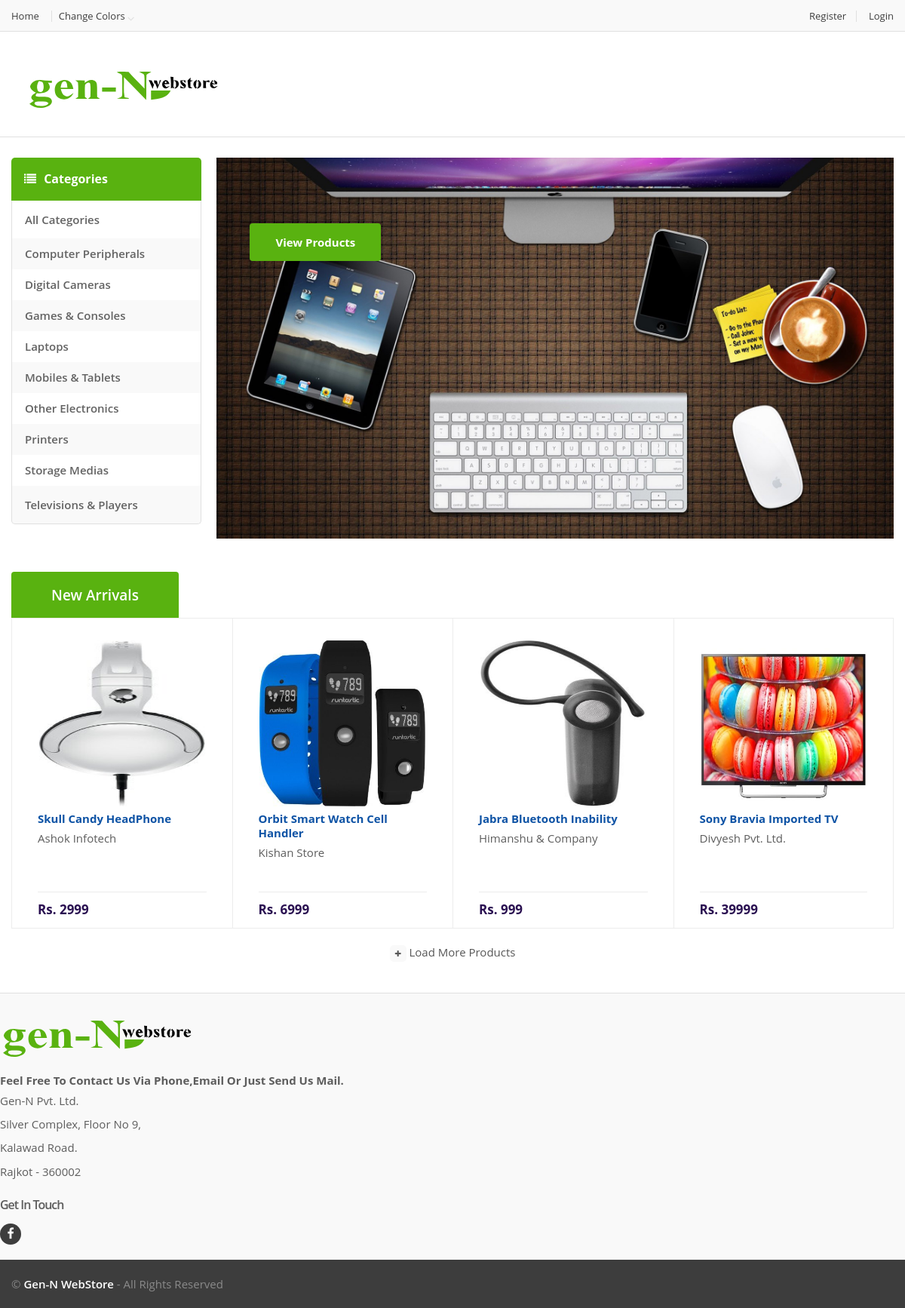
Before: / with the older database file.
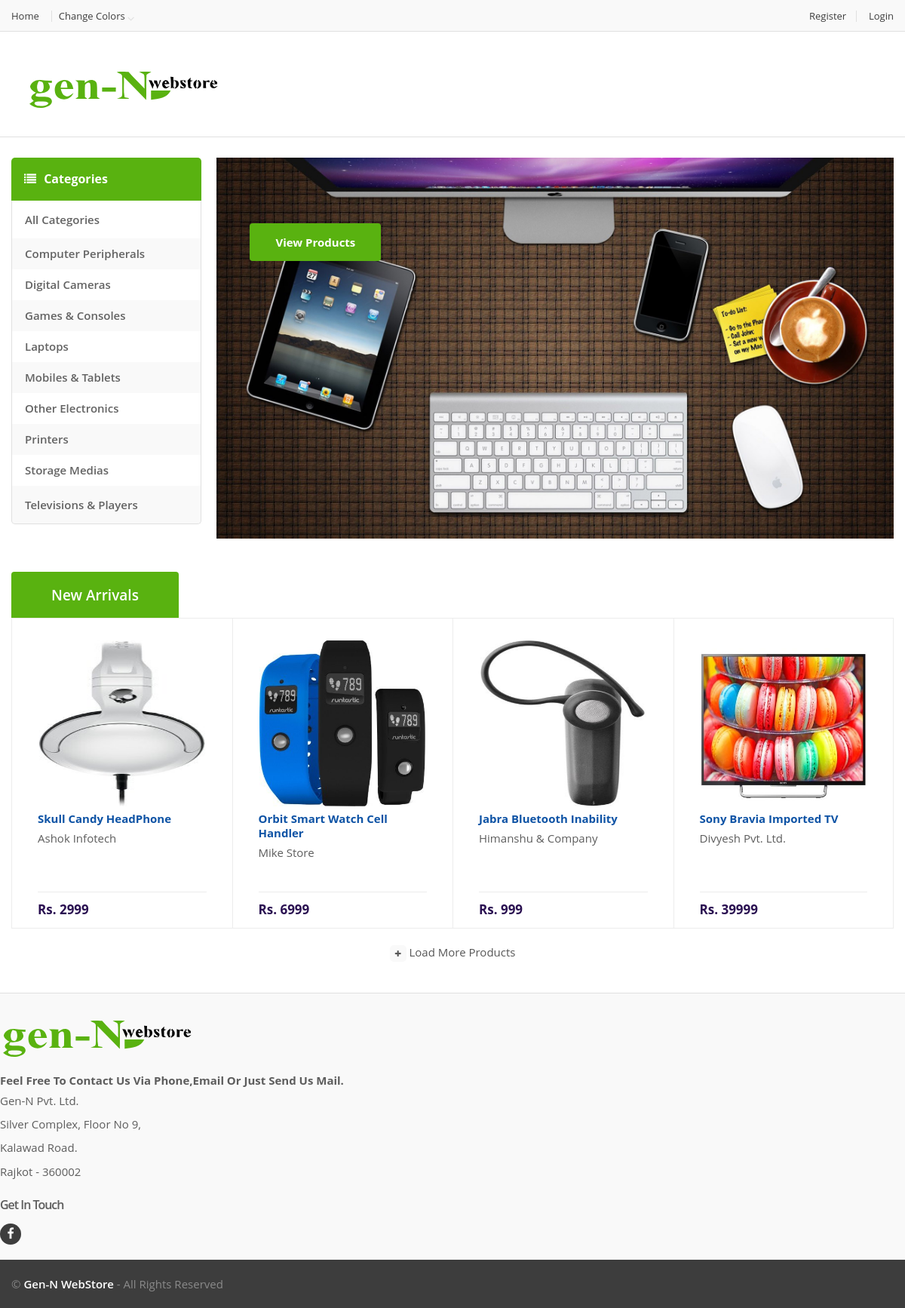
After: the same page with the newer database file.
### tables this page shows
CREATE TABLE IF NOT EXISTS `category` (
  `cat_id` int(2) NOT NULL,
  `cat_name` varchar(30) NOT NULL DEFAULT ''
);

CREATE TABLE IF NOT EXISTS `slider` (
  `slider_id` int(3) NOT NULL,
  `cat_id` int(9) NOT NULL DEFAULT '0',
  `slider_image` varchar(200) NOT NULL DEFAULT ''
);

CREATE TABLE IF NOT EXISTS `product` (
  `p_id` int(9) NOT NULL,
  `c_id` int(9) NOT NULL DEFAULT '0',
  `p_name` varchar(100) NOT NULL DEFAULT '',
  `p_price` int(9) NOT NULL DEFAULT '0',
  `p_desc` longtext NOT NULL,
  `p_image1` varchar(200) NOT NULL DEFAULT '',
  `p_image2` varchar(200) NOT NULL DEFAULT '',
  `p_image3` varchar(200) NOT NULL DEFAULT '',
  `cat_id` int(2) NOT NULL DEFAULT '0'
);

CREATE TABLE IF NOT EXISTS `company` (
  `c_id` int(9) NOT NULL,
  `org_name` varchar(45) NOT NULL DEFAULT '',
  `owner_name` varchar(45) NOT NULL DEFAULT '',
  `c_username` varchar(45) NOT NULL DEFAULT '',
  `c_password` varchar(30) NOT NULL DEFAULT '',
  `c_email` varchar(50) NOT NULL DEFAULT '',
  `c_mno` bigint(12) DEFAULT '0',
  `c_city` varchar(30) NOT NULL DEFAULT '',
  `c_address` varchar(200) NOT NULL DEFAULT '',
  `c_pcode` int(6) NOT NULL DEFAULT '0',
  `c_icon` varchar(30) NOT NULL DEFAULT ''
);

### include/newarrival.php (the view, shortened to what this page needs)
<?php
$rs=mysql_query("select * from product ORDER BY p_id DESC");
?>
<!DOCTYPE html PUBLIC "-//W3C//DTD XHTML 1.0 Transitional//EN" "http://www.w3.org/TR/xhtml1/DTD/xhtml1-transitional.dtd">
<html xmlns="http://www.w3.org/1999/xhtml">
<head>
</head>
<body>
<section>
<div id="products-tab" class="wow fadeInUp">
    <div class="container">
        <div class="tab-holder" >
            <ul class="nav nav-tabs">
                <li class="active"><a href="#new-arrivals" data-toggle="tab">new arrivals</a></li>
            </ul>
			<div class="tab-content">
            	<div class="tab-pane active" id="featured">
				 <?php
				 $i=0;
				while($v=mysql_fetch_array($rs))
				{
					if($i<4)
					{
						$i++;
						$cid=$v["c_id"];
						$name=$v["p_name"];
						$img=$v["p_image1"];
						$rsc=mysql_query("select * from company where c_id=$cid");
						$va=mysql_fetch_array($rsc);
				?>
						<div class="product-grid-holder">
                		<div class="col-sm-3 col-md-3  no-margin product-item-holder hover">
               			 <div class="product-item">
						<div class=image>
                         <?php echo "<a href=productdetails.php?pid=".$v['p_id']."><img width=220px height=220 src=assets/images/products/$img></a>" ?>
						</div>
                        <div class=body>
                        <div class=title>
                         <?php echo "<a href=productdetails.php?pid=".$v['p_id'].">$name</a>" ?>                                    										   						</div>
                        <div class=title><?php echo $va['org_name']; ?></div>
                        </div>
                        <div class=prices>
                        <div class=price-current pull-right><?php echo "Rs. ".$v['p_price']; ?></div>
                        </div>
                        </div>
						</div>
						 <?php
					}
				}
						?>
					 </div>
				</div>
			 </div>
			</div>
        </div>
   </div>
</div>
</div>
					<div class="loadmore-holder text-center">
                        <a class="btn-loadmore" href="products.php">
                            <i class="fa fa-plus"></i>
                            load more products</a>
                    </div>
</div>
</section>
</body>
</html>

### index.php (shortened to what this page needs)
<?php
$rs=mysql_query("select * from slider");
?>
<!DOCTYPE html>
<html lang="en">
	<body>
<?php
if(isset($_SESSION['uid']))
{
		include_once("include/userh.php");
}
else
{
		include_once("include/visitorh.php");
}
?>
	<div class="wrapper">
		<div id="top-banner-and-menu">
	<div class="container">
		<?php
	include_once("include/categories.php");
	?>
		<div class="col-xs-12 col-sm-8 col-md-9 homebanner-holder">
<div id="hero">
	<div id="owl-main" class="owl-carousel owl-inner-nav owl-ui-sm">
	<?php	while($v=mysql_fetch_array($rs))
		{
		echo "<div class='item' style=' background-image: url(assets/images/sliders/".$v['slider_image'].")';>
			<div class='container-fluid'>
				<div class='caption vertical-center text-left'>
					<div class=button-holder fadeInDown-3>
						<a href='categoryview.php?ci=".$v['cat_id']."' class='big le-button'>View Products</a>
					</div>
				</div>
			</div>
		</div>";
		}
	?>
	</div>
</div>
	</div>
	</div>
</div>
</div>
<?php	include_once("include/newarrival.php"); ?>
<?php include_once("include/footer.php") ?>
</body>
</html>

### include/visitorh.php (shortened to what this page needs)
<!DOCTYPE html PUBLIC "-//W3C//DTD XHTML 1.0 Transitional//EN" "http://www.w3.org/TR/xhtml1/DTD/xhtml1-transitional.dtd">
<html xmlns="http://www.w3.org/1999/xhtml">
<head>
<head>
	    <link rel="stylesheet" href="assets/css/bootstrap.min.css">
	    <link rel="stylesheet" href="assets/css/main.css">
	    <link rel="stylesheet" href="assets/css/green.css">
	    <link rel="stylesheet" href="assets/css/owl.carousel.css">
		<link rel="stylesheet" href="assets/css/owl.transitions.css">
		<link rel="stylesheet" href="assets/css/animate.min.css">
		<link rel="stylesheet" href="assets/css/config.css">
		<link href="assets/css/green.css" rel="alternate stylesheet" title="Green color">
		<link href="assets/css/blue.css" rel="alternate stylesheet" title="Blue color">
		<link href="assets/css/red.css" rel="alternate stylesheet" title="Red color">
		<link href="assets/css/orange.css" rel="alternate stylesheet" title="Orange color">
		<link href="assets/css/navy.css" rel="alternate stylesheet" title="Navy color">
		<link href="assets/css/dark-green.css" rel="alternate stylesheet" title="Darkgreen color">
		<link rel="stylesheet" href="assets/css/font-awesome.min.css">
	</head>
<nav class="top-bar animate-dropdown">
    <div class="container">
        <div class="col-xs-12 col-sm-6 no-margin">
            <ul>
                <li><a href="index.php">Home</a></li>
                <li class="dropdown">
                    <a class="dropdown-toggle"  data-toggle="dropdown" href="#change-colors">Change Colors</a>
                </li>
            </ul>
        </div>
        <div class="col-xs-12 col-sm-6 no-margin">
            <ul class="right">
                <li><a href="signup.php">Register</a></li>
                <li><a href="signin.php">Login</a></li>
            </ul>
        </div>
    </div>
</nav>
<header>
	<div class="container no-padding">
		<div class="col-xs-12 col-sm-12 col-md-3 logo-holder">
<div class="logo">
	<a href="index.php">
	</a>
</div>
		</div>
		</div>
</header>
<body>
</body>
</html>

### include/categories.php (shortened to what this page needs)
<!DOCTYPE html PUBLIC "-//W3C//DTD XHTML 1.0 Transitional//EN" "http://www.w3.org/TR/xhtml1/DTD/xhtml1-transitional.dtd">
<html xmlns="http://www.w3.org/1999/xhtml">
<head>
</head>
<div class="col-xs-12 col-sm-4 col-md-3 sidemenu-holder">
<div class="side-menu animate-dropdown">
    <div class="head"><i class="fa fa-list"></i> Categories</div>
    <nav class="yamm megamenu-horizontal" role="navigation">
        <ul class="nav">
            <li class="dropdown menu-item">
                <a href="products.php" class="dropdown-toggle" >All Categories</a>
				<?php
				$q=mysql_query("select * from category ORDER BY cat_name");
				while($v=mysql_fetch_array($q))
			echo "<li class=dropdown menu-item> <a class=dropdown-toggle href=categoryview.php?ci=".$v['cat_id'].">".$v['cat_name']."</a> </li>"
                ?>
        </ul>
    </nav>
</div>
</div>
<body>
</body>
</html>

### include/footer.php (shortened to what this page needs)
<footer id="footer" class="color-bg">
    <div class="link-list-row">
        <div class="container no-padding">
<div class="contact-info">
    <div class="footer-logo">
    </div>
    <p class="regular-bold"> Feel free to contact us via phone,email or just send us mail.</p>
    <p>
        Gen-N Pvt. Ltd. </p>
		<p> Silver Complex, Floor No 9,</p>
		<p>Kalawad Road.</p>
		<p>Rajkot - 360002</p>
    <div class="social-icons">
        <h3>Get in touch</h3>
        <ul>
            <li><a href="http://facebook.com/transvelo" class="fa fa-facebook"></a></li>
        </ul>
    </div>
</div>
            </div>
        </div>
    <div class="copyright-bar">
        <div class="container">
            <div class="col-xs-12 col-sm-6 no-margin">
                <div class="copyright">
                    &copy; <a href="index.html">Gen-N WebStore</a> - all rights reserved
                </div>
            </div>
            <div class="col-xs-12 col-sm-6 no-margin">
            </div>
        </div>
    </div>
</footer>
</body>
</html>

### assets/css/green.css (style rules this page uses)
.le-button { background-color: #59b210; }
a, a:hover, a:focus, a:active { color: #59b210; }
.sidemenu-holder .side-menu .head { background-color: #59b210; }
.nav-tabs li.active a, .nav-tabs li.active a:focus { background-color: #59b210 !important; }

### assets/css/blue.css (style rules this page uses)
.le-button { background-color: #3498db; }
a, a:hover, a:focus, a:active { color: #3498db; }
.sidemenu-holder .side-menu .head { background-color: #3498db; }
.nav-tabs li.active a, .nav-tabs li.active a:focus { background-color: #3498db !important; }

### assets/css/red.css (style rules this page uses)
.le-button { background-color: #e74c3c; }
a, a:hover, a:focus, a:active { color: #e74c3c; }
.sidemenu-holder .side-menu .head { background-color: #e74c3c; }
.nav-tabs li.active a, .nav-tabs li.active a:focus { background-color: #e74c3c !important; }

### assets/css/orange.css (style rules this page uses)
.le-button { background-color: #f27a24; }
a, a:hover, a:focus, a:active { color: #f27a24; }
.sidemenu-holder .side-menu .head { background-color: #f27a24; }
.nav-tabs li.active a, .nav-tabs li.active a:focus { background-color: #f27a24 !important; }

### assets/css/navy.css (style rules this page uses)
.le-button { background-color: #34495e; }
a, a:hover, a:focus, a:active { color: #34495e; }
.sidemenu-holder .side-menu .head { background-color: #34495e; }
.nav-tabs li.active a, .nav-tabs li.active a:focus { background-color: #34495e !important; }

### assets/css/dark-green.css (style rules this page uses)
.le-button { background-color: #21b68e; }
a, a:hover, a:focus, a:active { color: #21b68e; }
.sidemenu-holder .side-menu .head { background-color: #21b68e; }
.nav-tabs li.active a, .nav-tabs li.active a:focus { background-color: #21b68e !important; }

Changed rows visible on the page:
changed through a linked row, product "Orbit Smart Watch Cell Handler": c.org_name "Kishan Store" → "Mike Store"
